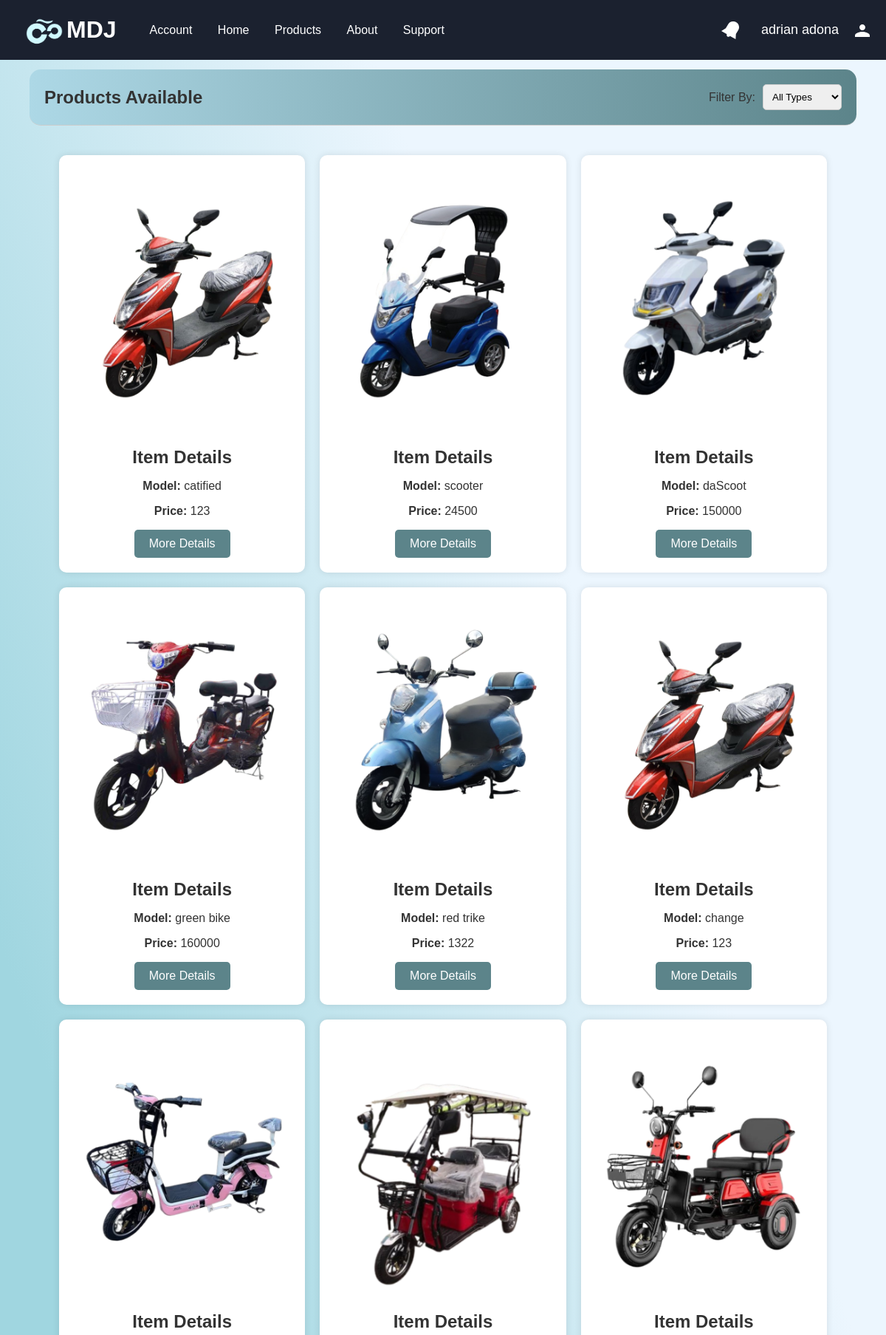
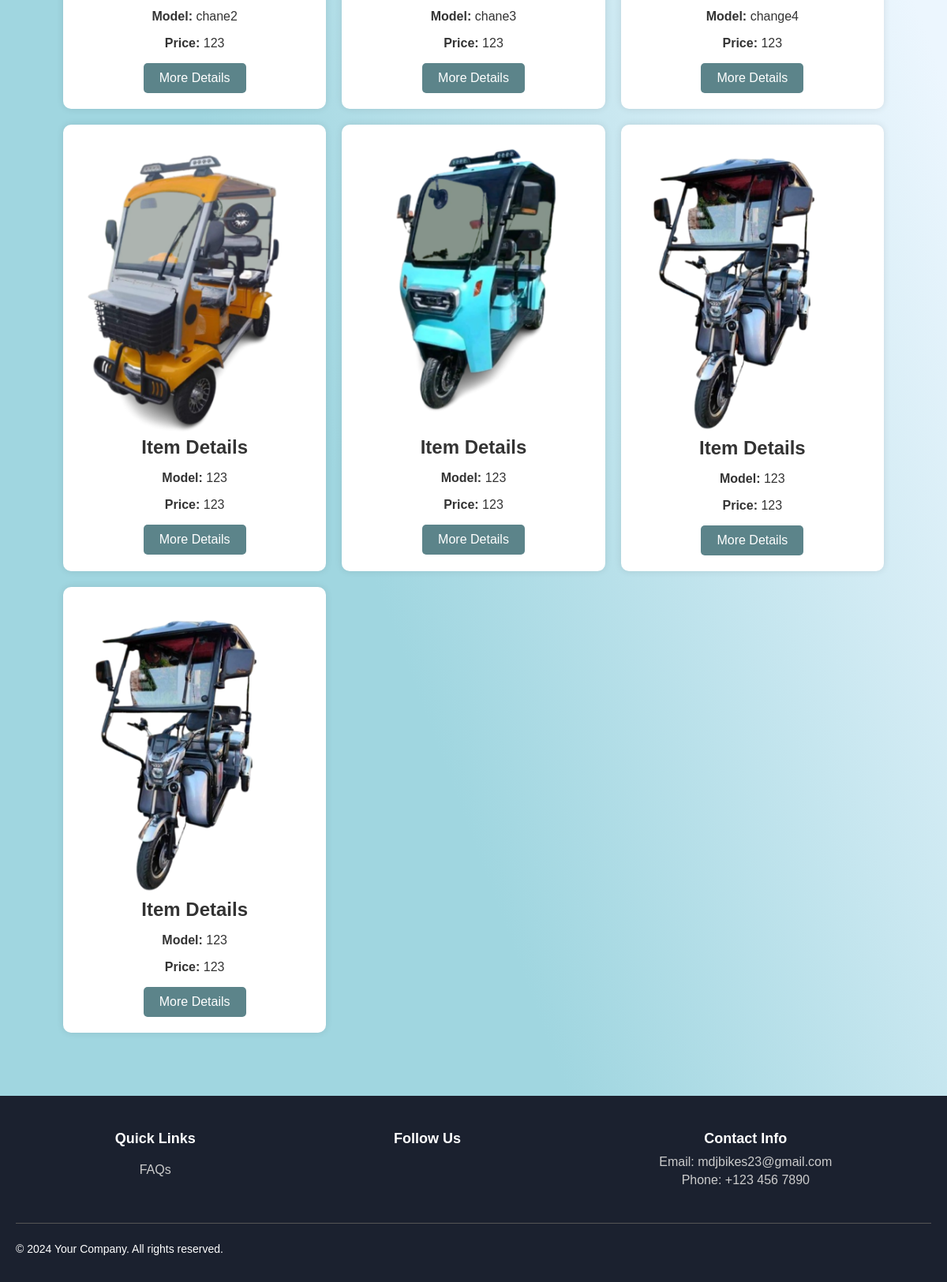
The page /User/store.php (signed in) on the database as committed earlier (2 pictures, top to bottom).
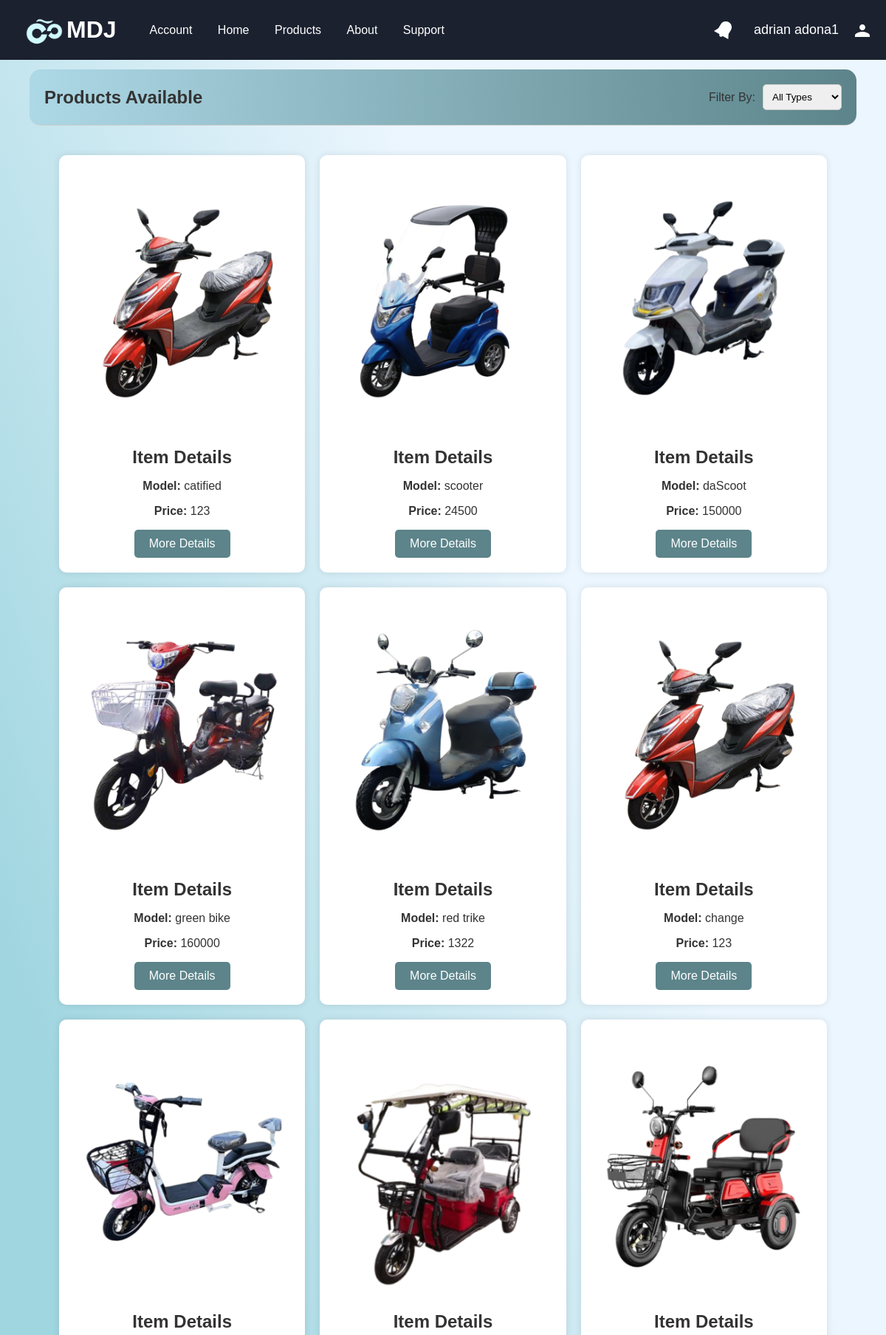
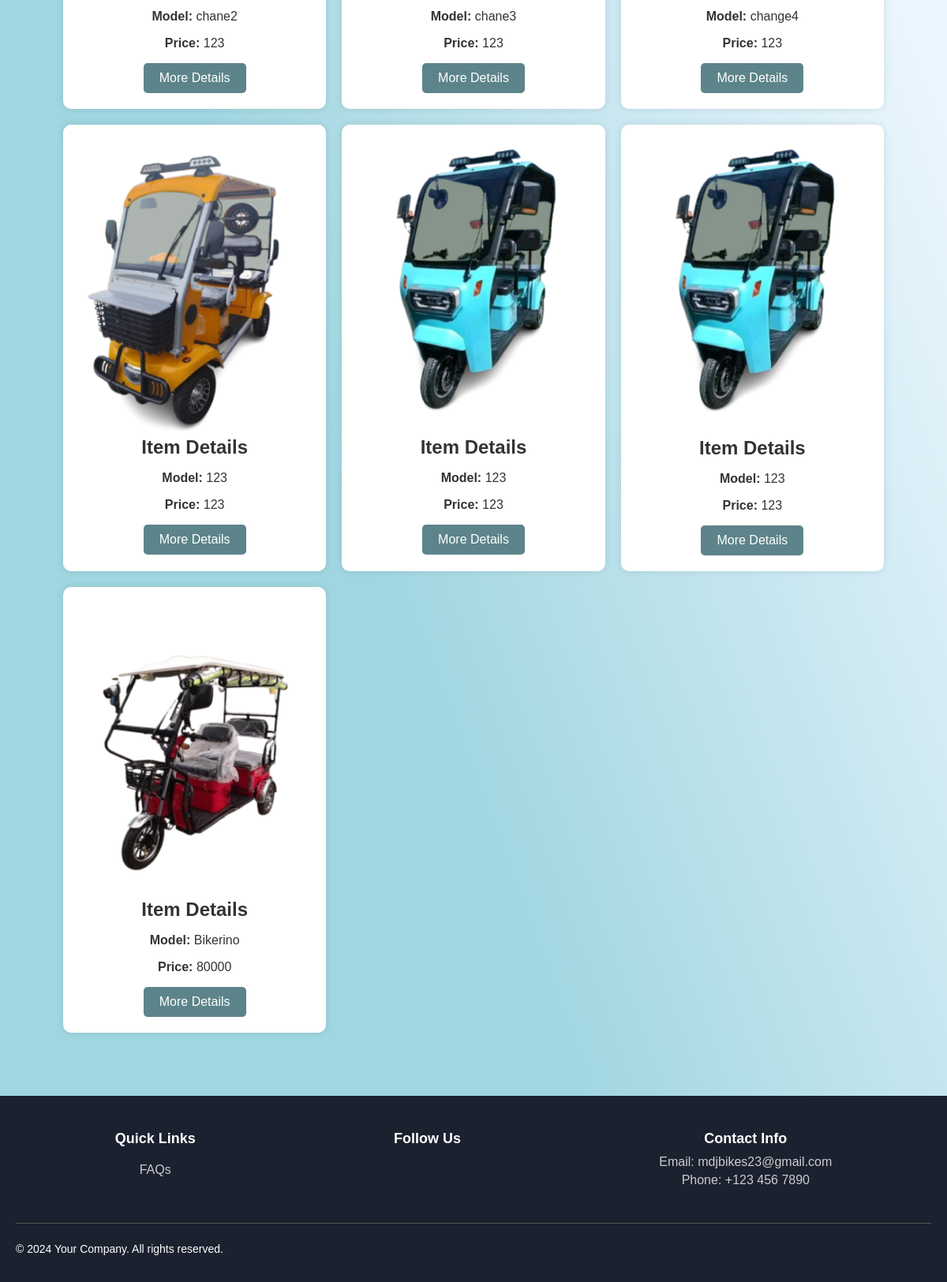
The same page on the database as committed later (2 pictures, top to bottom).
### tables this page shows
CREATE TABLE `products_tb` (
  `id` int(255) NOT NULL,
  `prod_serial_num` int(25) DEFAULT NULL,
  `images` varchar(255) DEFAULT NULL,
  `p_model` text DEFAULT NULL,
  `p_wheels` text DEFAULT NULL,
  `p_motor_power` int(11) DEFAULT NULL,
  `p_battery` text DEFAULT NULL,
  `p_max_speed` int(11) DEFAULT NULL,
  `p_range` int(11) DEFAULT NULL,
  `p_max_load` int(11) DEFAULT NULL,
  `p_charging_time` text DEFAULT NULL,
  `p_variants` text DEFAULT NULL,
  `p_other_features` text DEFAULT NULL,
  `p_price` int(11) DEFAULT NULL,
  `u_availability` varchar(255) DEFAULT NULL
);

### User/store.php (the view, shortened to what this page needs)
<?php
include "../db_conn.php";
$userFirstName = isset($_SESSION['first_name']) ? $_SESSION['first_name'] : '';
$userLastName = isset($_SESSION['last_name']) ? $_SESSION['last_name'] : '';
$sql = "SELECT * FROM products_tb";
$result = mysqli_query($conn, $sql);
?>
<!DOCTYPE html>
<html lang="en">
<head>
    <link rel="stylesheet" href="../styles/styles.css">
</head>
<body>
    <?php include 'header.php'; ?>
    <?php include 'side-bar.php'; ?>
    <main>
        <br> <br> <br>
        <section class="filter-section">
            <h2>Products Available</h2>
            <div class="filter-bar">
                <label for="filter">Filter By:</label>
                <select id="filter" onchange="filterProducts()">
                    <option value="all">All Types</option>
                </select>
            </div>
        </section>
        <section class="product-grid">
            <?php while ($row = mysqli_fetch_assoc($result)): ?>
                <div class="product-card" data-wheels="<?php echo htmlspecialchars($row['p_wheels']); ?>">
                    <div class="image-container" onclick="openImageModal('<?php echo htmlspecialchars($row['images']); ?>')">
                        <img src="<?php echo htmlspecialchars($row['images']); ?>" alt="Product Image">
                    </div>
                    <div class="product-description">
                        <h2 class="mobile-hide">Item Details</h2>
                        <div class="basic-info">
                            <p><strong>Model:</strong> <?php echo htmlspecialchars($row['p_model'])?></p>
                            <p class="mobile-hide"><strong>Price:</strong> <?php echo htmlspecialchars($row['p_price'])?></p>
                        </div>
                    </div>
                    <button class="viewMore-button" onclick="openPopup('<?php echo $row['id']; ?>')">More Details</button>
                </div>
            <?php endwhile; ?>
        </section>
    </main>
    <?php include 'footer.php'; ?>
</body>
</html>

### User/header.php (shortened to what this page needs)
<!DOCTYPE html>
<html lang="en">
<head>
</head>
<body>
    <header>
        <div class="header-container">
            <div class="header-left">
                <h1 class="logo" id="logo">
                    <img src=../Images/Logo.png>MDJ
                </h1>
                <nav class="nav-links">
                    <a href="Account.php">Account</a>
                    <a href="Home.php">Home</a>
                    <a href="store.php">Products</a>
                    <a href="about.php">About</a>
                    <a href="support.php">Support</a>
                </nav>
            </div>
            <div class="header-right">
                <div class="bell-notification-container" id="bell-icon">
                </div>
                <span class="user-name" id="user-name">
                    <?php echo htmlspecialchars($userFirstName . ' ' . $userLastName); ?>
                </span>
                <div class="profile-icon" id="profile-icon">
                    <svg xmlns="http://www.w3.org/2000/svg" viewBox="0 0 24 24" width="24" height="24" fill="white">
                        <path d="M12 12c2.21 0 4-1.79 4-4s-1.79-4-4-4-4 1.79-4 4 1.79 4 4 4zm0 2c-3.31 0-10 1.67-10 5v2h20v-2c0-3.33-6.69-5-10-5z" />
                    </svg>
                </div>
            </div>
        </div>
    </header>
        <?php include 'notification.php'; ?>
</body>
</html>

### User/notification.php (shortened to what this page needs)
<!DOCTYPE html>
<html lang="en">
<head>
</head>
<body>
</body>
</html>

### User/side-bar.php (shortened to what this page needs)
<!DOCTYPE html>
<html lang="en">
<head>
</head>
<body>
</body>
</html>

### User/footer.php (shortened to what this page needs)
<!DOCTYPE html>
<html lang="en">
<head>
</head>
<body>
    <footer>
        <div class="footer-container">
            <div class="footer-section">
                <h4>Quick Links</h4>
                <a href="support.php">FAQs</a>
            </div>
            <div class="footer-section">
                <h4>Follow Us</h4>
            </div>
            <div class="footer-section">
                <h4>Contact Info</h4>
                <p>Email: mdjbikes23@gmail.com</p>
                <p>Phone: +123 456 7890</p>
            </div>
        </div>
        <div class="footer-bottom">
            <p>&copy; 2024 Your Company. All rights reserved.</p>
        </div>
    </footer>
</body>
</html>

### styles/styles.css (style rules this page uses)
body { font-family: Arial, sans-serif; margin: 0; padding: 0; background-color: #f5f5f5; color: #333; }
h1, h2, h3 { margin: 0; }
a { text-decoration: none; color: #333; padding: 10px 15px; }
main { padding: 40px; background: linear-gradient(to top right, #a0d6e0 30%, #ecf6fe 70%); }
.profile-icon { cursor: pointer; font-size: 24px; color: white; margin-left: 20px; display: flex; align-items: center; justify-content: center; }

### User/store.php (style rules this page uses)
.filter-section { display: flex; justify-content: space-between; align-items: center; padding: 20px; background: linear-gradient(to right, #add8e6 0%, #5c848a 100%); border-bottom: 1px solid #ccc; border-radius: 15px; }
.filter-section h2 { margin: 0; }
.filter-bar { display: flex; align-items: center; gap: 10px; }
.filter-bar select { padding: 8px; border: 1px solid #ccc; border-radius: 5px; }
.product-grid { display: grid; grid-template-columns: repeat(auto-fill, minmax(250px, 1fr)); gap: 20px; padding: 40px; }
.viewMore-button { background-color: #5c848a; color: white; padding: 10px 20px; border: none; border-radius: 5px; font-size: 16px; cursor: pointer; transition: background-color 0.3s ease, transform 0.3s ease; text-align: center; }
.product-card { background-color: white; padding: 20px; padding-top: 0; border-radius: 10px; box-shadow: 0 0 10px rgba(0, 0, 0, 0.1); text-align: center; position: relative; }
.product-card img { width: 100%; height: auto; border-radius: 10px; }

### User/header.php (style rules this page uses)
body { font-family: Arial, sans-serif; margin: 0; padding: 0; background-color: #f5f5f5; color: #333; }
h1, h2, h3 { margin: 0; }
a { text-decoration: none; color: #333; padding: 10px 15px; }
header { position: fixed; top: 0; left: 0; right: 0; z-index: 1000; background-color: #1b212f; color: white; }
.header-container { display: flex; justify-content: space-between; align-items: center; padding: 15.7px 20px; }
.header-left { display: flex; align-items: center; }
.logo { padding-left: 15px; display: flex; align-items: center; color: white; margin-right:30px; }
.logo img { width: 50px; height: auto; margin-right: 5px; }
.nav-links a { color: white; padding: 10px 15px; }
@media (min-width: 769px) { #user-name { cursor: pointer; } }
.header-right { display: flex; align-items: center; justify-content: center; }
.bell-notification-container { margin-right: 30px; display: flex; align-items: center; width: 24px; height: 24px; cursor: pointer; }
.user-name { font-size: 18px; color: white; display: flex; align-items: center; justify-content: center; }
.profile-icon { cursor: pointer; font-size: 24px; color: white; display: flex; align-items: center; justify-content: center; }
.profile-icon svg { width: 24px; height: 24px; fill: white; }

### User/footer.php (style rules this page uses)
footer { background-color: #1b212f; color: white; padding: 20px; text-align: center; }
.footer-container { display: flex; justify-content: space-around; flex-wrap: wrap; }
.footer-section { margin-bottom: 20px; }
.footer-section h4 { margin-bottom: 10px; font-size: 18px; }
.footer-section a { color: #ccc; display: block; margin-bottom: 5px; font-size: 16px; }
.footer-section p { margin: 5px 0; color: #ccc; }
.footer-bottom { display: flex; justify-content: space-between; align-items: center; border-top: 1px solid #555; padding-top: 10px; margin-top: 20px; font-size: 14px; }

Rows that differ between the two databases and show on the page:
removed products_tb: images (picture), p_model "123", p_price "123"
changed products_tb (number 12 of 13 on the later page): images: a different picture
added products_tb: images (picture), p_model "Bikerino", p_price "80000"
Other text that changed with them:
$userFirstName . ' ' . $userLastName: "adrian adona" → "adrian adona1"
